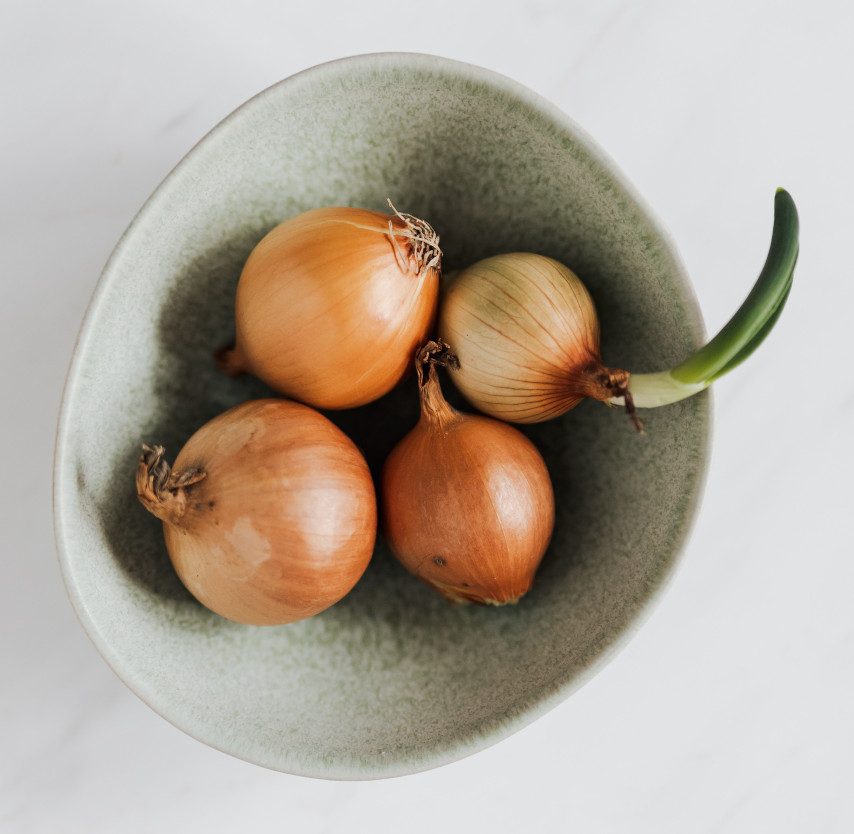
#> input picture samplecode/fileformats/example_bowl_of_onions.jpg, 854 x 834 px
$ jupyter execute pillow_demo.ipynb
#> lines starting #> are read from the running program, lines starting #| are printed output that depends on the picture
# Using Pillow (PIL)

[cell 1]
from PIL import Image  # Needed to use Image without qualifier; alternative is `import PIL.Image`

[cell 2]
# Load image from a JPEG file
img = Image.open("example_bowl_of_onions.jpg")
#> img is the input picture: PIL image 854x834 RGB; mean R, G, B 178.1, 167.3, 154.6

[cell 3]
type(img)

[cell 4]
img.size
#> Out = (854, 834)

[cell 5]
img.mode
#> Out = 'RGB'

[cell 6]
# PIL images display natively in notebooks
img

Let's get the color of one of those onions.

[cell 7]
img.getpixel( (320,280) )  # 320 = a little less than half way across; 280 = about a third of the way down
#> Out = (212, 138, 67)
# Return value is ( Red_byte, Green_byte, Blue_byte )

[cell 8]
# Color swatch to see that color
Image.new("RGB", (30,30), color=(212, 138, 67) )
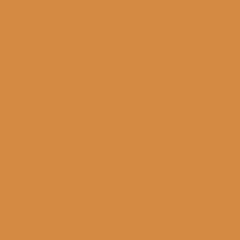
#> Out: PIL image 30x30 RGB (shown 8 times larger); mean R, G, B 212, 138, 67

[cell 9]
# Put a single black pixel near the upper left
img.putpixel( (30,80), (0,0,0) )

[cell 10]
img  # it's a little hard to see, but there's a new black dot.

Let's write a function that takes an image object and draws a white plus sign at a specified location.

[cell 11]
def plusmark(im,location):
    "Put a white plus sign at location `location` in the image `im`"
#> called with location = (320, 280)
    cx = location[0]
    cy = location[1]
    # horizontal line
    for i in range(-10,11):
        im.putpixel( (cx+i,cy), (255,255,255) )
    # vertical line
    for j in range(-10,11):
        im.putpixel( (cx,cy+j), (255,255,255) )

[cell 12]
plusmark(img,(320,280))

[cell 13]
img  # Note the white plus showing where we sampled the color above.

[cell 14]
# Conversion to a different mode, in this case grayscale
img.convert("L")
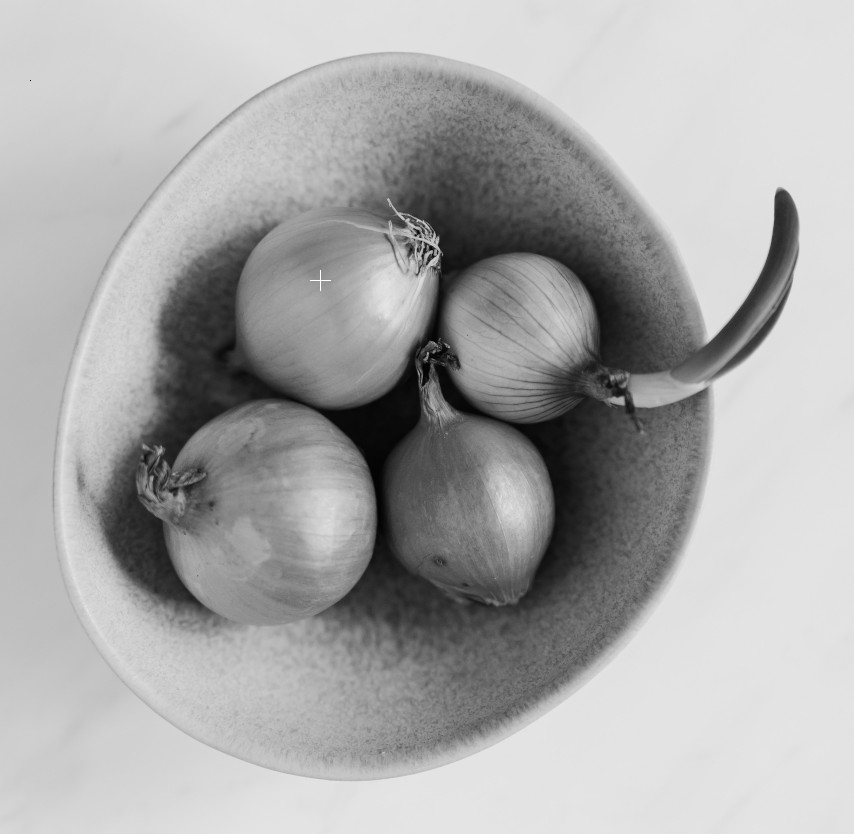
#> Out: PIL image 854x834 L; min 0, max 255, mean 169.1

[cell 15]
# Black and white (1 bit per pixel).  Will use dithering to try to look more like grayscale.
img.convert("1")
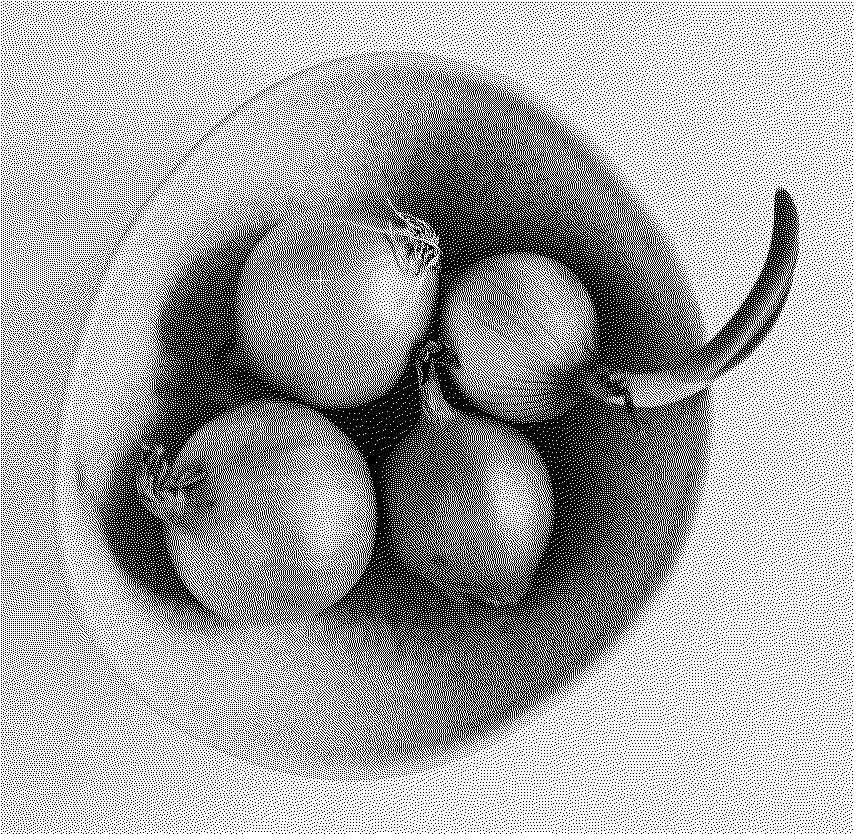
#> Out: PIL image 854x834 1; 66.2% white; black in thin lines or dots

## Create an image from scratch

[cell 16]
# 300x300 pixel color image, filled with black
img = Image.new("RGB",(300,300),color=(0,0,0))
#> img: PIL image 300x300 RGB; every value is 0

[cell 17]
img

### Example 1: Sierpinski gasket

* Draw a cyan pixel at some location.
* Choose a corner of the image other than the lower right, at random, and move half way toward it.
* Repeat.

After thousands of iterations, the pixels form a nice pattern.

[cell 18]
img = Image.new("RGB",(300,300),color=(0,0,0))

[cell 19]
curx = 150
cury = 150

[cell 20]
corners = [ (0,0), (299,0), (0,299) ]

[cell 21]
import random

[cell 22]
for _ in range(50_000):
    img.putpixel( (int(curx),int(cury)), (0,255,255))
    chosen_corner = random.choice(corners)
    curx = 0.5*(curx + chosen_corner[0])
    cury = 0.5*(cury + chosen_corner[1])
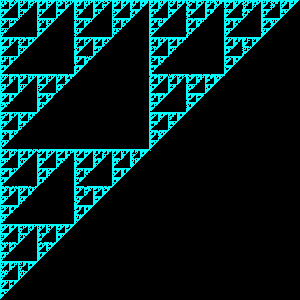
#> img: PIL image 300x300 RGB; mean R, G, B 0, 34, 34
#> after the loop, curx = 11.68; cury = 151.3

[cell 23]
img

[cell 24]
img.save("sierpinski.png")  # Yes good

[cell 25]
img.save("sierpinski.jpeg",quality=10)  # No NO BAD BAD BAD; sharp contrast = poor JPEG

### Example 2: Random walk

* Draw a magenta pixel at some location.
* Change the location by 1 pixel in the vertical or horizontal direction (at random)
* Repeat.

After thousands of iterations, the pixels show an interesting path of WanderBot movement.

[cell 26]
img = Image.new("RGB",(300,300),color=(0,0,0))

[cell 27]
curx = 150
cury = 150
displacements = [ (1,0), (-1,0), (0,1), (0,-1) ]
for _ in range(50_000):
    try:
        img.putpixel( (int(curx),int(cury)), (255,0,255))
    except IndexError:
        pass
    delta = random.choice(displacements)
    curx += delta[0]
    cury += delta[1]
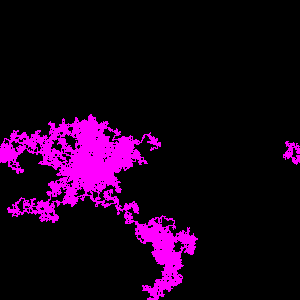
#> img: PIL image 300x300 RGB; mean R, G, B 27.1, 0, 27.1
#> after the loop, curx = 149; cury = 357
